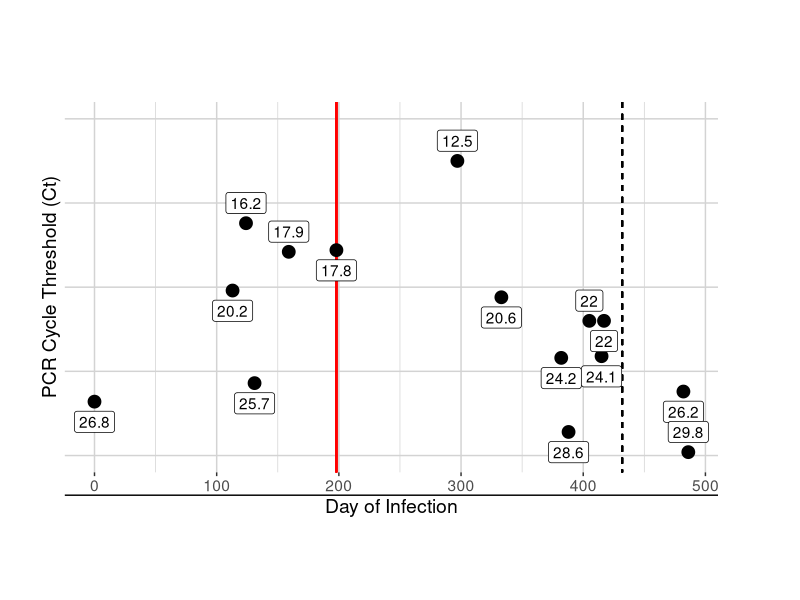

Source code (R):
### PLOTTING QRT-PCR CT VALUES OVER THE COURSE OF A 433-DAY PROLONGED INFECTION
# UPDATED: 04-Jan-2022 by Nicholas R. Minor
# ----------------------------------------------------------------- #

# This script will simply import and plot the available Ct values. 

# Please direct all questions about the reproducibility of this script to:
# nrminor@wisc.edu

# ----------------------------------------------------------------- #



### PREPARING THE ENVIRONMENT AND READING IN DATA ####
### --------------------------------------------- #
library(ggplot2)

data_filepath = ""  ### INSERT YOUR FILE PATH HERE ###
setwd(data_filepath)
Ct <- read.csv("data/Ct_timeline.csv")
Ct$Encounter.date <- as.Date(Ct$Encounter.date, format = "%m/%d/%y")
Ct$SARS.CoV.2.PCR.Ct <- round(Ct$SARS.CoV.2.PCR.Ct, digits = 1)



### PLOTTING DATA ####
### ------------- #
pdf(file = "/Users/nicholasminor/Documents/informatics/E484T_paper/visuals/Ct_values.pdf", 
    width = 8, height = 6)

Ct_plot <- ggplot(data = Ct, aes(x = Encounter.days.post.first.SARS.CoV.2.test, 
                                  y = SARS.CoV.2.PCR.Ct)) +
  coord_cartesian(ylim = c(30,10)) + 
  scale_x_continuous(n.breaks = 5) +
  geom_segment(aes(x = Encounter.days.post.first.SARS.CoV.2.test[6],
                   xend=Encounter.days.post.first.SARS.CoV.2.test[6],
                   y=9,yend=31), 
               colour = "red", size=0.5) +
  geom_segment(aes(x = 432,xend=432,
                   y=9,yend=31), 
               colour = "black", size=0.5, linetype = "dashed") +
  geom_point(size = 4) + 
  geom_label(aes(x=Encounter.days.post.first.SARS.CoV.2.test, 
                 y = SARS.CoV.2.PCR.Ct, label = SARS.CoV.2.PCR.Ct), 
             nudge_y = c(1.2, 1.2, -1.2, 1.2, -1.2, 1.2, -1.2, 1.2, 1.2, 1.2, -1.2, 1.2)) + 
  theme(panel.background = element_rect(fill = "#FFFFFF"), 
        panel.grid = element_line(color = "#D3D3D3"),
        axis.line = element_line(color = "black"), 
        legend.key.height = unit(1, 'cm')) + 
  labs(x = "Day of Infection",
       y = "PCR Cycle Threshold (Ct)",
       col="") + 
  theme(legend.position = "none") + 
  theme(plot.margin = unit(par("mar"), "line")) +
  theme(text = element_text(size = 14))
Ct_plot

dev.off()

